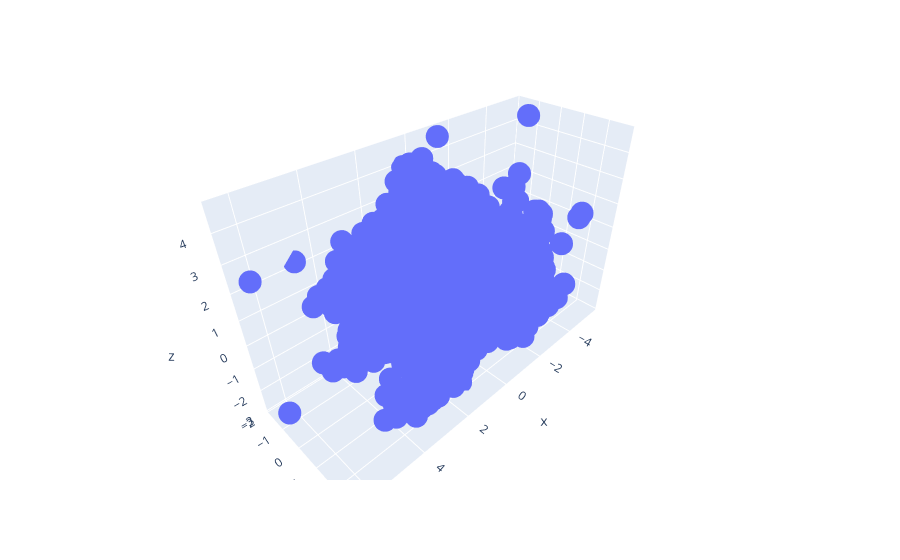

Notebook cell for this chart:
### Code cell
import plotly.express as px
fig = px.scatter_3d(x=X_pca[:,0], y=X_pca[:,1],z=X_pca[:,2])
fig.show()

### Figure 1 — Plotly figure (JSON) as saved in the notebook; plotly's stock layout.template omitted (floating-point values rounded to 4 significant figures; data arrays with more than 128 entries replaced by an {"elided": "..."} marker saying what was removed)
{"data": [{"hovertemplate": "x=%{x}<br>y=%{y}<br>z=%{z}<extra></extra>", "legendgroup": "", "marker": {"color": "#636efa", "symbol": "circle"}, "mode": "markers", "name": "", "scene": "scene", "showlegend": false, "type": "scatter3d", "x": {"elided": "2236 float values"}, "y": {"elided": "2236 float values"}, "z": {"elided": "2236 float values"}}], "layout": {"legend": {"tracegroupgap": 0}, "margin": {"t": 60}, "scene": {"domain": {"x": [0, 1], "y": [0, 1]}, "xaxis": {"title": {"text": "x"}}, "yaxis": {"title": {"text": "y"}}, "zaxis": {"title": {"text": "z"}}}}}
